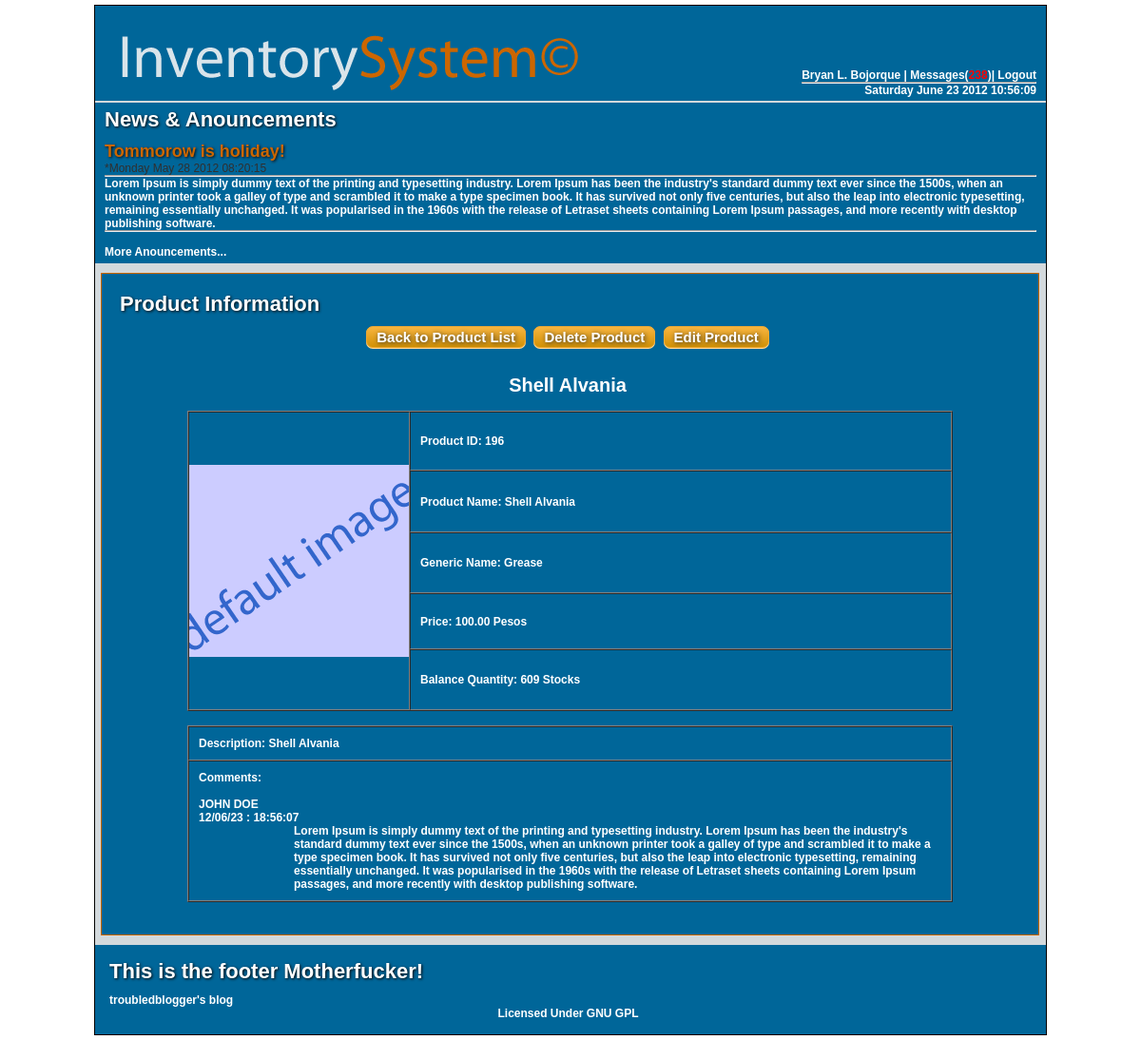
Screenshot of /employee/product.php?pid=196 (signed in) with the database file from the repository.
### tables this page shows
CREATE TABLE IF NOT EXISTS `employee` (
  `emp_id` int(11) NOT NULL AUTO_INCREMENT,
  `emp_name` varchar(255) NOT NULL,
  `address` varchar(255) NOT NULL,
  `contact_no` int(11) NOT NULL,
  `date_hired` date NOT NULL,
  `username` varchar(255) NOT NULL,
  `password` varchar(255) NOT NULL,
  `email` varchar(30) NOT NULL,
  PRIMARY KEY (`emp_id`)
);

CREATE TABLE IF NOT EXISTS `product_detail` (
  `product_id` int(11) NOT NULL AUTO_INCREMENT,
  `product_name` varchar(255) NOT NULL,
  `product_generic_name` varchar(255) NOT NULL,
  `product_description` text NOT NULL,
  `who_added` varchar(255) NOT NULL,
  `date_added` datetime NOT NULL,
  KEY `product_id` (`product_id`)
);

CREATE TABLE IF NOT EXISTS `product` (
  `product_id` int(11) NOT NULL AUTO_INCREMENT,
  `unit_price` double(5,2) NOT NULL,
  `balance_qty` int(11) NOT NULL,
  PRIMARY KEY (`product_id`)
);

### includes/generateTimestamp.php (called while the page is built, shortened)
<?php
$initialTime = time();
$timestamp = date("y/m/d : H:i:s", $initialTime);
return $timestamp;
?>

### includes/product_codes.php (the view, shortened to what this page needs)
<?php
function displayProduct(){
	$product_gen_name = "";
	$product_name = "";
	if(!empty($_SESSION['username'])){
	if(isset ($_GET['pid'])){
		include("../includes/generateTimestamp.php");
			$product_id = $_GET['pid'];
 $sql= mysql_query("SELECT * FROM product_detail WHERE product_id = '$product_id'");
 $sql2= mysql_query("SELECT * FROM product WHERE product_id = '$product_id'");
	$numrow = mysql_num_rows($sql);
	$row2 = mysql_fetch_array($sql2);
	if($numrow == 1 ){
		while($row = mysql_fetch_array($sql)){
				$product_name = $row['product_name'];
				$product_gen_name = $row['product_generic_name'];
				$product_description = $row['product_description'];
				for($i = 0; $i<$numrow; $i++){
					if($row2['product_id']==$row['product_id']){
							$product_price = $row2['unit_price'];
							$product_balance = $row2['balance_qty'];
						}else{
							$row2 = mysql_fetch_array($sql2);
							}
					}
			}
	}
echo '
  <h3>Product Information</h3>
 <span class="forms">
   <div align="center">
<p class="minibutton"><a href="productlist.php">Back to Product List</a></p>
<p class="minibutton"><a href="#.php">Delete Product</a></p>
<p class="minibutton"><a href="#.php">Edit Product</a></p>
</div>
 </span>
  	<p class="productTitle"><br/>'.$product_name.'</p>
  <table width="95%" border="1" cellspacing="0" class="tableProductInformation">
  <tr>
    <th width="228" rowspan="5" scope="col"><img src="../images/default.png" width="231" height="202" alt="Default Image" /></th>
    <td width="703" height="40" scope="col">Product ID: '.$product_id.'</td>
    </tr>
  <tr>
    <td height="43">Product Name: '.$product_name.'</td>
    </tr>
  <tr>
    <td height="42"> Generic Name: '.$product_gen_name.'</td>
    </tr>
  <tr>
    <td height="37">Price: '.$product_price.' Pesos</td>
    </tr>
  <tr>
    <td height="42">Balance Quantity: '.$product_balance.' Stocks</td>
    </tr>
  </table>
  <table cellspacing="0" class="tableProductInformation" border="1px">
  <tr>
    <td><p>Description: '.$product_description.'</p> </td>
  </tr>
  <tr>
    <td>Comments: <br/><br/>
	JOHN DOE <br/>
    '.$timestamp.'<br/>
    <p style="margin-left: 100px;">Lorem Ipsum is simply dummy text of the printing and typesetting industry. Lorem Ipsum has been the industry\'s standard dummy text ever since the 1500s, when an unknown printer took a galley of type and scrambled it to make a type specimen book. It has survived not only five centuries, but also the leap into electronic typesetting, remaining essentially unchanged. It was popularised in the 1960s with the release of Letraset sheets containing Lorem Ipsum passages, and more recently with desktop publishing software.</td>
  </tr>
</table>
';
}else{
	$error_message = "No Product Selected!";
	}
 }else{
	 	echo 'You are unauthorized to view this page!';
	 }
}
 ?>

### includes/employee_html.php (shortened to what this page needs)
<?php
function mainHeader(){
	echo '
		<header id="main_header">
			<div id="rightAlign">';
		topRightLinks();
	echo '
		</div>
	<a href="../index.php"><img src="../images/mainLogo2.png"></a>
		</header>
	';
	}
function mainAnouncements(){
	echo '
	<h3>News &amp; Anouncements</h3>
            <h4>Tommorow is holiday!</h4>
			<p>*Monday May 28 2012 08:20:15</p>
			<hr>
<p class="dates">Lorem Ipsum is simply dummy text of the printing and typesetting industry. Lorem Ipsum has been the industry\'s standard dummy text ever since the 1500s, when an unknown printer took a galley of type and scrambled it to make a type specimen book. It has survived not only five centuries, but also the leap into electronic typesetting, remaining essentially unchanged. It was popularised in the 1960s with the release of Letraset sheets containing Lorem Ipsum passages, and more recently with desktop publishing software.<hr/><br/></p>
<p class="dates"><a href="anouncement.php">More Anouncements...</a></p>';
	}
function topRightLinks(){
	echo '<span class="dates"> ';
	accountDisplay();
	echo '</span>';
	echo '
	<span id="date_time" class="dates">  <script type="text/javascript">window.onload = date_time("date_time");</script>';
	echo '</span>';
}
function accountDisplay(){
	$x = $_SESSION['username'];
	if( isset($_SESSION['username']) ){
	$sql = mysql_query("SELECT * FROM employee WHERE username='$x'") or die(mysql_error());
	$count = mysql_num_rows($sql);
		if($count == 1){
			while($row = mysql_fetch_array($sql)){
				$accountName = $row['emp_name'];
				$accountId = $row['emp_id'];
			echo "<br/><br/><br/><br/><a href=\"profile.php?aid=$accountId\">$accountName </a>";
			echo "| <a href=\"../messages.php\">Messages(<span style=\"color:red;font-weight:bold\">238</span>)</a>";
			echo "| <a href=\"../logout.php\">Logout</a>
			<hr/>
			";
			}
		}
	}
}
function mainFooter(){
	echo '
	<h3>This is the footer Motherfucker!</h3>
			<a href="http://troubledblogger.wordpress.com">troubledblogger\'s blog</a><center><p class="dates">Licensed Under GNU GPL</p></center>
	';
}
?>

### css/main.css (style rules this page uses)
* { margin:0px; padding:0px; list-style-type:none; }
body { text-align:center; font-family:Arial; font-size:12px; color:#303030; }
header,nav,section,aside,footer { display:block; }
img { border:none; }
h3 { margin-bottom:10px; font-size:22px; color:white; text-shadow:1px 1px 3px #080808; }
h4 { font-size:18px; color:#CC6600; text-shadow:1px 1px 3px #080808; }
table { width:100%; text-align:left; }
th { color:#888888; font-weight:bold; text-decoration:underline; }
td { padding:3px 10px; }
a:link { color:white; text-decoration:none; }
#main_header { background-color:#006699; padding:5px; }
#rightAlign { float:right; text-align:right; }
.dates { color:#CC6600; font-weight:bold; padding:0px; color:white; }
p { margin-right:5px; }

### css/product.css (style rules this page uses)
table { width:85%; text-align:left; margin:15px auto 0px; margin-bottom:15px; }
.forms { width:85%; text-align:left; float:left margin:15px auto 0px; margin-bottom:15px; }
.productTitle { text-align:center; font-size:20px; }
td { padding:10px; }

### css/minibutton.css (style rules this page uses)
.minibutton { -moz-box-shadow: 0px 1px 0px 0px #fed897; -webkit-box-shadow: 0px 1px 0px 0px #fed897; box-shadow: 0px 1px 0px 0px #fed897; background:-webkit-gradient( linear, left top, left bottom, color-stop(0.05, #f6b33d), color-stop(1, #d29105) ); background:-moz-linear-gradient( center top, #f6b33d 5%, #d29105 100% ); filter:progid:DXImageTransform.Microsoft.gradient(startColorstr='#f6b33d', endColorstr='#d29105'); background-color:#f6b33d; border:1px solid #eda933; display:inline-block; color:#ffffff; font-family:arial; font-size:15px; font-weight:bold; padding:2px 10px; text-decoration:none; text-shadow: 1px 1px 5px #303030; border-radius:7px; -moz-border-radius:7px; -webkit-border-radius:7px; margin-bottom:5px; }
a:link { color:white; text-decoration:none; }

### rows the page displays
employee: emp_name "Bryan L. Bojorque"
product_detail: product_name "Shell Alvania", product_generic_name "Grease", product_description "Shell Alvania"
product: unit_price "100.00", balance_qty "609"

### other values shown
$product_id "196"
$timestamp "12/06/23 : 18:56:07"
